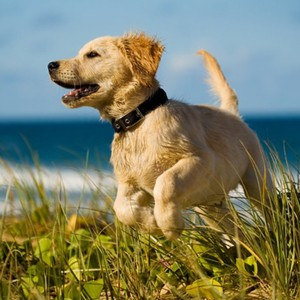
#> input picture imresize.jpg, 300 x 300 px, found by its file name
$ python 9_image_ratation.py
#> lines starting #> are read from the running program, lines starting #| are printed output that depends on the picture
import cv2
import numpy

image = cv2.imread("D:\\projects\\opencv_projects\\pyhton_files\\imresize.jpg")
#> image is the input picture: shape (300, 300, 3); mean B, G, R 103.4, 128.1, 124.9
height, width = image.shape[:2]
#> height = 300; width = 300

matrix = cv2.getRotationMatrix2D((width/2,height/2),90,1)

rotated_image = cv2.warpAffine(image, matrix, (width,height))
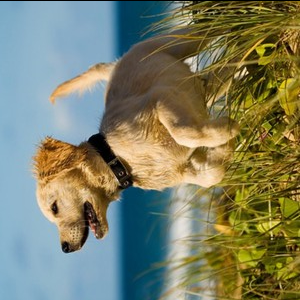
#> rotated_image: shape (300, 300, 3); mean B, G, R 102.9, 127.7, 124.5

cv2.imshow("rotated_image", rotated_image)
cv2.waitKey(3000)
